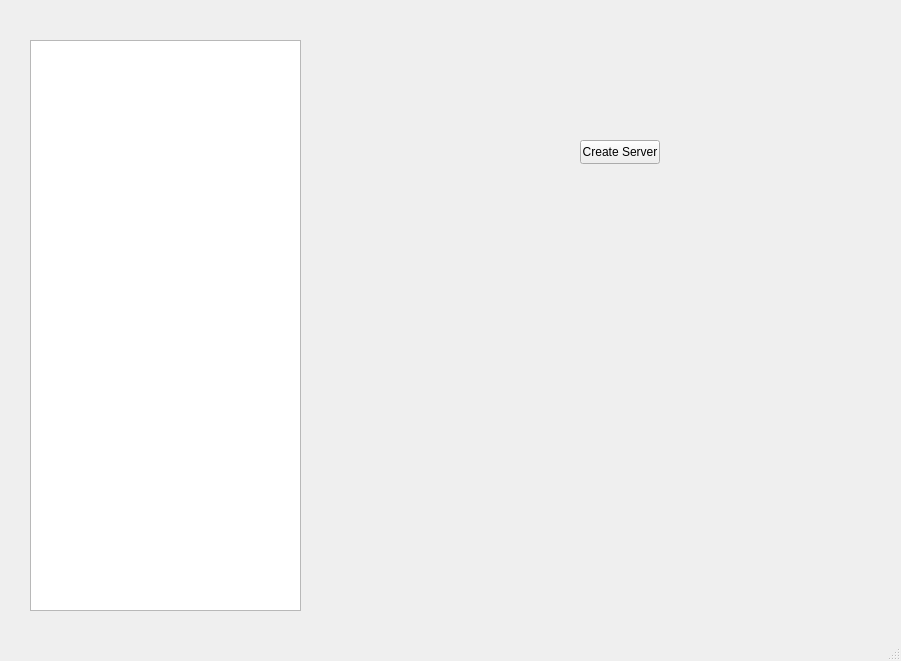
<?xml version="1.0" encoding="UTF-8"?>
<ui version="4.0">
 <class>MainWindow</class>
 <widget class="QMainWindow" name="MainWindow">
  <property name="geometry">
   <rect>
    <x>0</x>
    <y>0</y>
    <width>901</width>
    <height>661</height>
   </rect>
  </property>
  <property name="windowTitle">
   <string>MainWindow</string>
  </property>
  <widget class="QWidget" name="centralwidget">
   <widget class="QListWidget" name="listWidget">
    <property name="geometry">
     <rect>
      <x>30</x>
      <y>40</y>
      <width>271</width>
      <height>571</height>
     </rect>
    </property>
   </widget>
   <widget class="QPushButton" name="createServerBtn">
    <property name="geometry">
     <rect>
      <x>580</x>
      <y>140</y>
      <width>80</width>
      <height>24</height>
     </rect>
    </property>
    <property name="text">
     <string>Create Server</string>
    </property>
   </widget>
  </widget>
  <widget class="QMenuBar" name="menubar">
   <property name="geometry">
    <rect>
     <x>0</x>
     <y>0</y>
     <width>901</width>
     <height>21</height>
    </rect>
   </property>
  </widget>
  <widget class="QStatusBar" name="statusbar"/>
 </widget>
 <resources/>
 <connections/>
</ui>
